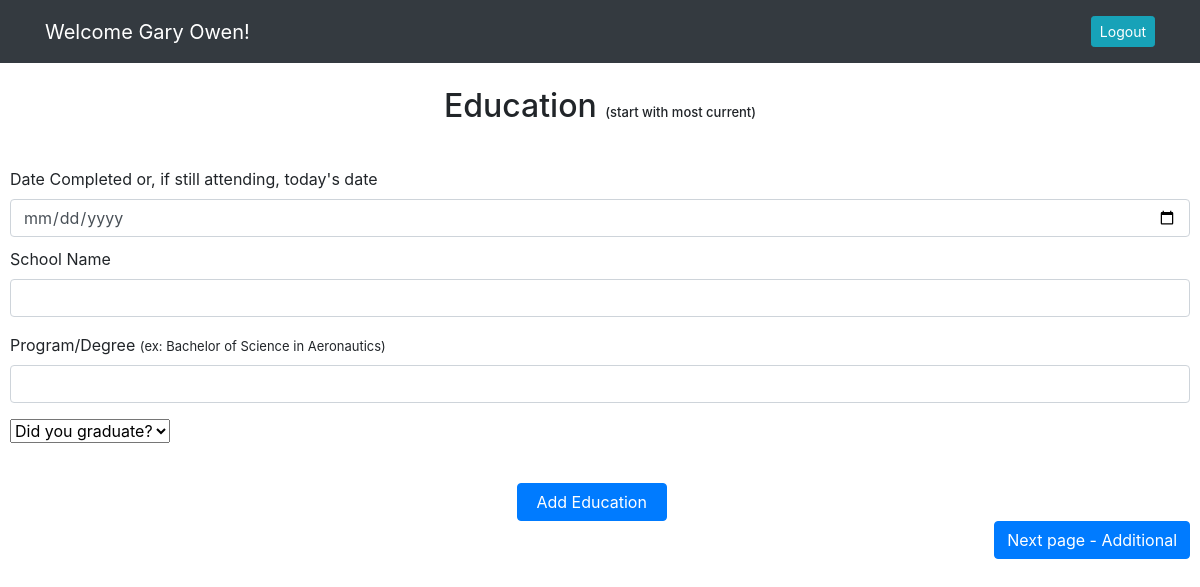
The app's page /educationpage (signed in), older data.
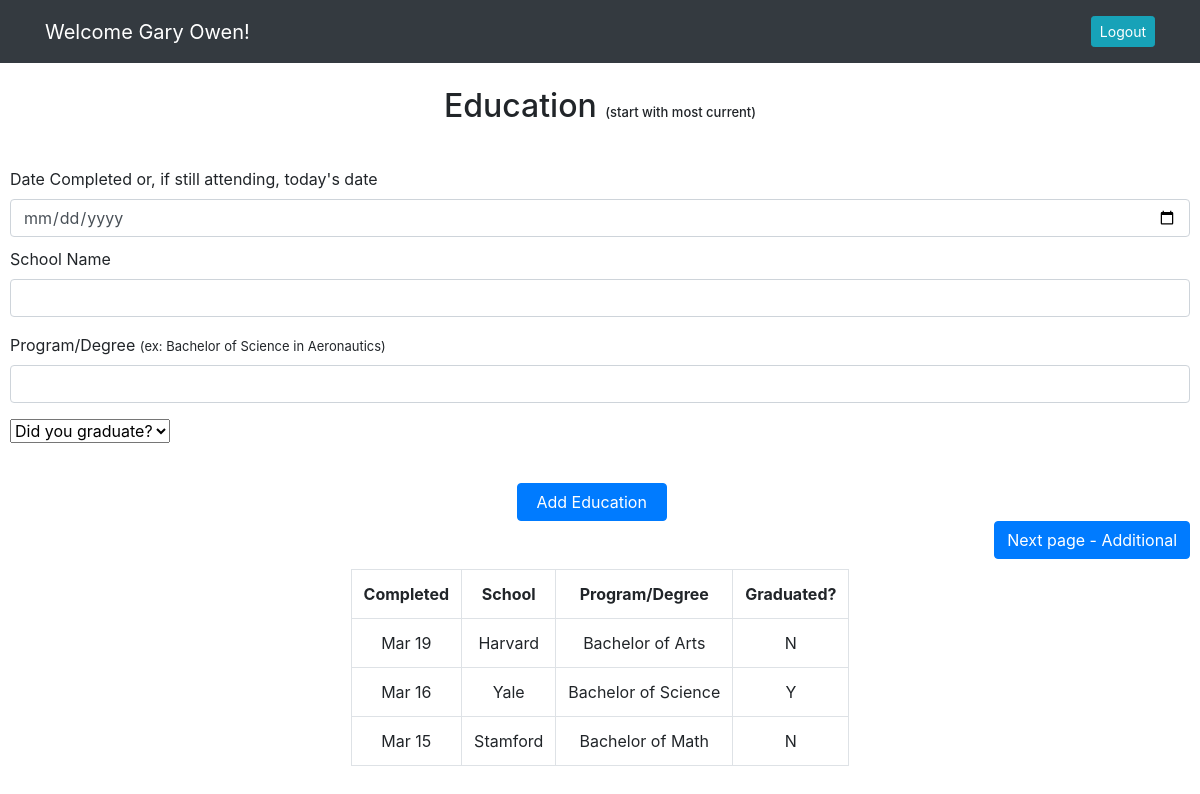
The same page, newer data.
### resume_app/models.py (models this page shows)
class User(models.Model):
    first_name = models.CharField(max_length=255)
    last_name = models.CharField(max_length=255)
    email = models.EmailField(max_length=255)
    password = models.CharField(max_length=255)
    created_at = DateTimeField(auto_now_add=True)
    updated_at = DateTimeField(auto_now=True)
    objects = UserManager()

class Education(models.Model):
    date_from = models.DateField(validators=[MaxValueValidator(limit_value=date.today, message="Date must be in the past")])
    school = models.CharField(max_length=255)
    program = models.CharField(max_length=255)
    grad = models.CharField(max_length=1)
    user = models.ForeignKey(User, related_name="educations", on_delete=models.CASCADE)
    created_at = DateTimeField(auto_now_add=True)
    updated_at = DateTimeField(auto_now=True)
    objects = EducationManager()

### resume_app/views.py (the view)
# urls.py: path('educationpage', views.educationpage),
def educationpage(request):
    if 'id' not in request.session:
        return redirect('/')
    else:
        user_id = request.session['id']
        context = {
            'user': User.objects.get(id = user_id),
            'education': Education.objects.filter(user = user_id)
        }
    return render(request, 'education.html', context)

### resume_app/templates/education.html (shortened to what this page needs)
<!DOCTYPE html>
<html lang="en">
<head>
    <link rel="stylesheet" href="https://stackpath.bootstrapcdn.com/bootstrap/4.5.2/css/bootstrap.min.css"
>
    {% load static %}
    <link rel="stylesheet" href="{% static 'css/eduaddl.css' %}">
</head>
<body>
    <nav class="navbar navbar-expand-lg navbar-dark bg-dark">
        <div class="container">
            <a class="navbar-brand" href="#">Welcome {{user.first_name}} {{user.last_name}}!</a>
            <div class="collapse navbar-collapse" id="navbarText">
                <span class="navbar-text">
                    <a href="/logout" role="button" class="btn btn-sm btn-info ml-2 text-white">Logout</a>
                </span>
            </div>
        </div>
    </nav>
    <br>
    <h2>Education <span class="emp_notes">(start with most current)</span></h2>
    <br>
    <div id="edu_form">
        <form action="/education" method="POST" id="education">
        <div class="edu_form">
            <div class="row">
                <div class="col">
                    <label for="date_from" class="form-label">Date Completed or, if still attending, today's date</label>
                    <input type="date" class="form-control" id="edu_from" name="date_from">
                </div>
            </div>
            <div class="mb-3" id="title_div">
                <label for="school" class="form-label">School Name</label>
                <input type="text" class="form-control" id="edu_title" name="school">
            </div>
            <div class="mb-3">
                <label for="program" class="desc-form-label">Program/Degree <span>(ex: Bachelor of Science in Aeronautics)</span></label>
                <input type="text" class="form-control" id="edu_program" name="program">
            </div>
            <select class="form-select" aria-label="Default select example" name="grad">
                <option selected>Did you graduate?</option>
            </select>
        </div>
        <div class="d-grid gap-2 col-2 mx-auto" id="btm_btn">
            <button class="btn btn-primary" id="submit" type="submit">Add Education</button>
        </div>
        <div class="d-grid gap-2 d-md-flex justify-content-md-end">
            <a class="btn btn-primary" href="/additionalpage" role="button" id="next_page">Next page - Additional</a>
        </div>
        </form>
    </div>
    {% if user.educations.all %}
    <div id="emp_table">
        <table style="width: fit-content;" class="table table-bordered">
            <tr>
                <th>Completed</th>
                <th>School</th>
                <th>Program/Degree</th>
                <th>Graduated?</th>
            </tr>
            {% for education in user.educations.all %}
            <tr>
                <td>{{ education.date_from|date:"M y" }}</td>
                <td>{{ education.school }}</td>
                <td>{{ education.program }}</td>
                <td>{{ education.grad }}</td>
            </tr>
            {% endfor %}
        </table>
    </div>
    {% endif %}
</body>

### resume_app/static/css/eduaddl.css (style rules this page uses)
h2, p { text-align: center; }
#next_page { color: white; }
table { margin-left: auto; margin-right: auto; text-align: center; }
span { font-size: small; }
#edu_form, #addl_form, .img_form { margin: 10px; }
#title_div { margin-top: 10px; }
.edu_form { margin-bottom: 40px; }
#submit { width: 150px; }

Row changes from the older to the newer data that the page shows:
added Education: date_from "Mar 19", school "Harvard", program "Bachelor of Arts", grad "N"
added Education: date_from "Mar 16", school "Yale", program "Bachelor of Science", grad "Y"
added Education: date_from "Mar 15", school "Stamford", program "Bachelor of Math", grad "N"
Text that changed along with them:
text now shown: "Completed School Program/Degree Graduated?"
